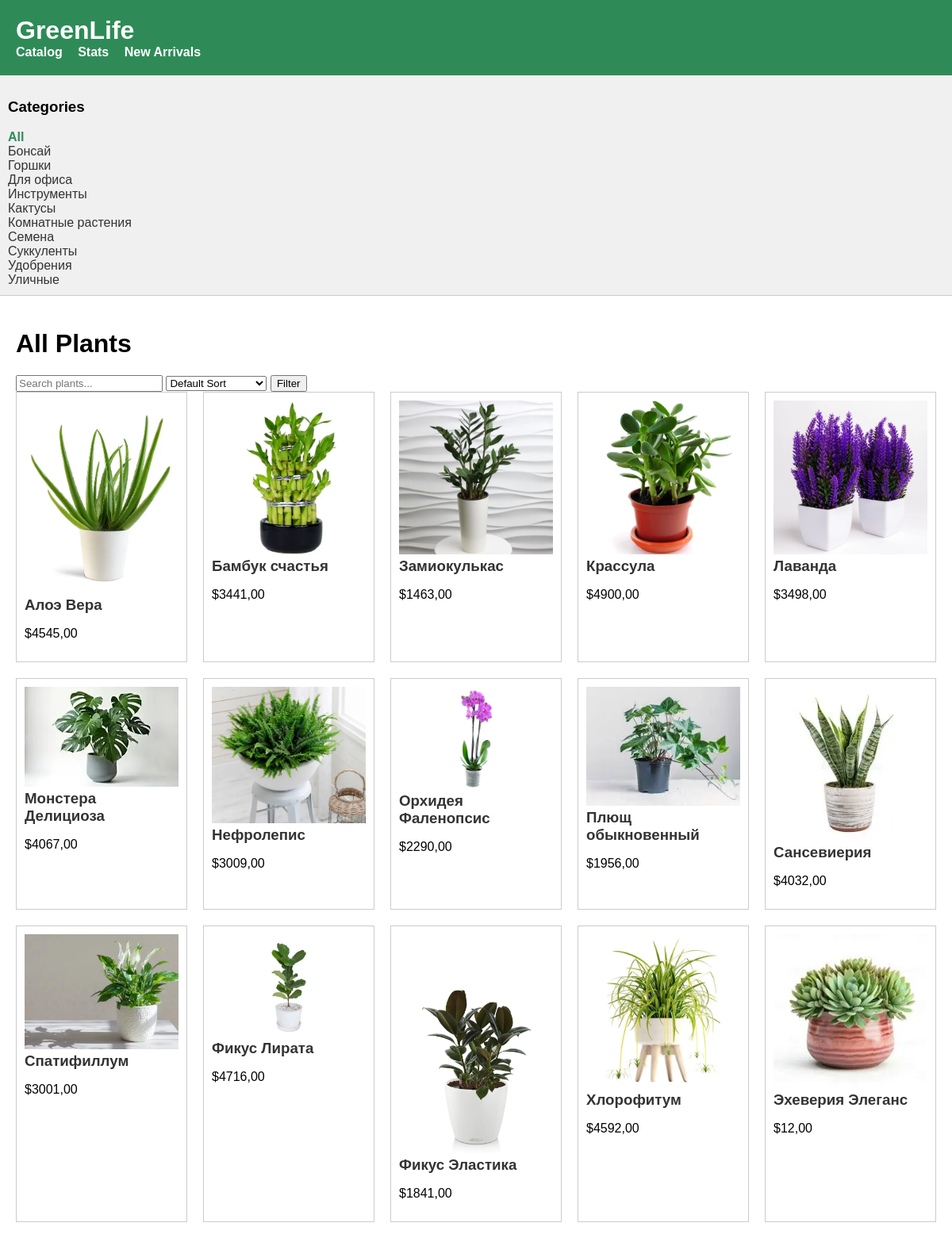
The page / on the database its author committed.
### store/models.py (models this page shows, shortened)
class Category(models.Model):
    name = models.CharField(max_length=200, verbose_name='Название')
    slug = models.SlugField(max_length=200, unique=True, verbose_name='Слаг (URL)')
    source_url = models.URLField(blank=True, verbose_name='Ссылка на описание (URL)')
    class Meta:
        ordering = ('name',)
        verbose_name = 'Категория'
        verbose_name_plural = 'Категории'

class Plant(models.Model):
    category = models.ForeignKey(Category, related_name='plants', on_delete=models.CASCADE, verbose_name='Категория')
    name = models.CharField(max_length=200, verbose_name='Название растения')
    slug = models.SlugField(max_length=200, unique=True, verbose_name='Слаг')
    description = models.TextField(blank=True, verbose_name='Описание')
    price = models.DecimalField(max_digits=10, decimal_places=2, verbose_name='Цена')
    is_in_stock = models.BooleanField(default=True, verbose_name='В наличии')
    created_at = models.DateTimeField(auto_now_add=True, verbose_name='Дата создания')
    updated_at = models.DateTimeField(auto_now=True, verbose_name='Дата обновления')
    published_at = models.DateTimeField(default=timezone.now, verbose_name='Дата публикации')
    image = models.ImageField(upload_to='plants/%Y/%m/%d', blank=True, verbose_name='Изображение')
    manual = models.FileField(upload_to='manuals/%Y/%m/%d', blank=True, verbose_name='Инструкция по уходу (PDF)')
    tags = models.ManyToManyField('Tag', blank=True, related_name='plants', verbose_name='Теги')
    objects = models.Manager()
    available_plants = PlantManager()
    class Meta:
        ordering = ('name',)
        verbose_name = 'Растение'
        verbose_name_plural = 'Растения'
        indexes = [
            models.Index(fields=['id', 'slug']),
        ]
    def get_absolute_url(self):
        return reverse('store:plant_detail', args=[self.id, self.slug])

### store/views.py (the view)
# urls.py: path('', views.plant_list, name='plant_list'),
def plant_list(request, category_slug=None):
    category = None
    categories = Category.objects.all()
    plants = Plant.available_plants.available()
    if category_slug:
        category = get_object_or_404(Category, slug=category_slug)
        plants = plants.filter(category=category)
    query = request.GET.get('q')
    if query:
        plants = plants.filter(name__icontains=query) | plants.filter(description__contains=query)
    total_found = plants.count()
    plants = plants.exclude(price__lt=5)
    sort = request.GET.get('sort')
    if sort == 'price_asc':
        plants = plants.order_by('price')
    elif sort == 'price_desc':
        plants = plants.order_by('-price')
    return render(request,
                  'store/plant_list.html',
                  {'category': category,
                   'categories': categories,
                   'plants': plants,
                   'total_found': total_found
                   })

### store/models.py (called while the page is built)
    def get_queryset(self):
        return super().get_queryset()

    def available(self):
        return self.get_queryset().filter(is_in_stock=True)

### templates/store/plant_list.html (shortened to what this page needs)
{% extends "base.html" %}
{% block content %}
    <h1>{% if category %}{{ category.name }}{% else %}All Plants{% endif %}</h1>
    <div class="controls">
        <form action="" method="get">
            <input type="text" name="q" placeholder="Search plants..." value="{{ request.GET.q }}">
            <select name="sort">
                <option value="">Default Sort</option>
            </select>
            <button type="submit">Filter</button>
        </form>
    </div>
    <div class="plant-list">
        {% for plant in plants %}
            <div class="plant-item">
                <a href="{{ plant.get_absolute_url }}">
                    {% if plant.image %}
                        <img src="{{ plant.image.url }}" alt="{{ plant.name }}" style="width:100%; height: auto;">
                    {% endif %}
                    <h3>{{ plant.name }}</h3>
                </a>
                <p>${{ plant.price }}</p>
            </div>
        {% empty %}
            <p>No plants found.</p>
        {% endfor %}
    </div>
{% endblock %}

### templates/base.html (shortened to what this page needs)
<!DOCTYPE html>
<html>
<head>
</head>
<body>
    <div id="header">
        <h1><a href="{% url 'store:plant_list' %}" style="color:white; text-decoration: none;">GreenLife</a></h1>
        <ul class="navigation">
            <li><a href="{% url 'store:plant_list' %}">Catalog</a></li>
            <li><a href="{% url 'store:stats' %}">Stats</a></li>
            <li><a href="{% url 'store:new_arrivals' %}">New Arrivals</a></li>
        </ul>
    </div>
    <div id="subheader">
        <h3>Categories</h3>
        <ul class="categories">
            <li {% if not category %}class="selected"{% endif %}>
                <a href="{% url 'store:plant_list' %}">All</a>
            </li>
            {% for c in categories %}
                <li {% if category.slug == c.slug %}class="selected"{% endif %}>
                    <a href="{{ c.get_absolute_url }}">{{ c.name }}</a>
                </li>
            {% endfor %}
        </ul>
    </div>
    <div id="content">
        {% block content %}
        {% endblock %}
    </div>
</body>
</html>

### templates/base.html (style rules this page uses)
body { font-family: sans-serif; margin: 0; }
#header { padding: 20px; background: #2e8b57; color: white; }
#header h1 { margin: 0; }
#subheader { background: #f0f0f0; padding: 10px; border-bottom: 1px solid #ccc; }
#content { padding: 20px; }
.navigation { list-style: none; padding: 0; margin: 0; }
.navigation li { display: inline-block; margin-right: 15px; }
.navigation a { text-decoration: none; color: white; font-weight: bold; }
.categories { list-style: none; padding: 0; margin: 0; }
.categories li a { text-decoration: none; color: #333; }
.categories li.selected a { font-weight: bold; color: #2e8b57; }
.plant-list { display: grid; grid-template-columns: repeat(auto-fill, minmax(200px, 1fr)); gap: 20px; }
.plant-item { border: 1px solid #ccc; padding: 10px; }
.plant-item a { text-decoration: none; color: #333; }
.plant-item h3 { margin: 0 0 10px 0; }

### rows shown on the page
Category: name "Бонсай"
Category: name "Горшки"
Category: name "Для офиса"
Category: name "Инструменты"
Category: name "Кактусы"
Category: name "Комнатные растения"
Category: name "Семена"
Category: name "Суккуленты"
Category: name "Удобрения"
Category: name "Уличные"
Plant: image (picture), name "Алоэ Вера", price "4545,00"
Plant: image (picture), name "Бамбук счастья", price "3441,00"
Plant: image (picture), name "Замиокулькас", price "1463,00"
Plant: image (picture), name "Крассула", price "4900,00"
Plant: image (picture), name "Лаванда", price "3498,00"
Plant: image (picture), name "Монстера Делициоза", price "4067,00"
Plant: image (picture), name "Нефролепис", price "3009,00"
Plant: image (picture), name "Орхидея Фаленопсис", price "2290,00"
Plant: image (picture), name "Плющ обыкновенный", price "1956,00"
Plant: image (picture), name "Сансевиерия", price "4032,00"
Plant: image (picture), name "Спатифиллум", price "3001,00"
Plant: image (picture), name "Фикус Лирата", price "4716,00"
Plant: image (picture), name "Фикус Эластика", price "1841,00"
Plant: image (picture), name "Хлорофитум", price "4592,00"
Plant: image (picture), name "Эхеверия Элеганс", price "12,00"
